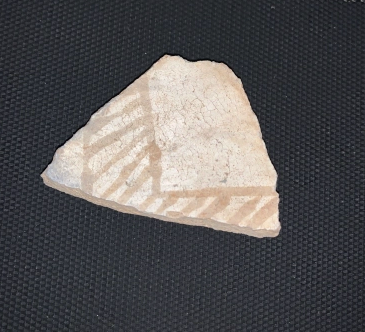
#> input picture conveyor/firebaseAPI/image.png, 365 x 332 px
$ python -i backgroundRemover.py   (imports and definitions only)
#> lines starting #> are read from the running program, lines starting #| are printed output that depends on the picture; after the words box and inside, x2 and y2 are one past the last pixel; in counts of white or black regions, pixels touching at a corner belong together
#> further down, picture is the input picture: shape (332, 365, 3); mean B, G, R 85.8, 84.9, 86.6
import cv2
import numpy as np
import imutils

def removeBackground( image ):

    # display the original
    #cv2.imshow('1-original-image', image)

    # create a grayscale version of the image
    image_gray = cv2.cvtColor(image, cv2.COLOR_BGR2GRAY)
    #cv2.imshow('2-grayscale-image', image_gray)

    # apply a blur (in addition to canny blur)
    image_blurred = cv2.blur(image_gray, (5, 5))
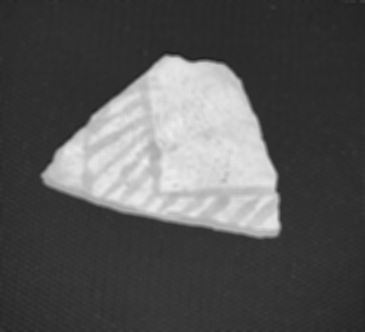
#> image_blurred: shape (332, 365); min 32, max 238, mean 85.4
    #cv2.imshow('3-blurred-image', image_blurred)

    # grab edges- convert to contours
    edges = cv2.Canny(image_blurred, 30, 120)
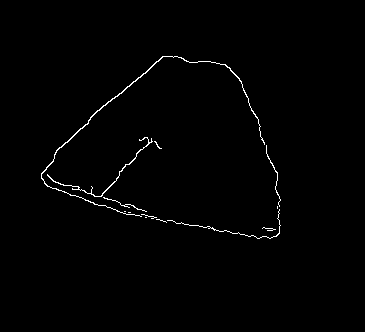
#> edges: shape (332, 365); 0.9% white in thin lines or dots, all inside (x1, y1, x2, y2) = (41, 56, 281, 239)
    contours = cv2.findContours(edges, cv2.RETR_TREE, cv2.CHAIN_APPROX_NONE)
#> contours = 13 contours, 11 with area under 20; largest, box (x1, y1, x2, y2) and area: (41, 56, 265, 217) 154, (47, 137, 153, 197) 62
    contours = imutils.grab_contours(contours)

    # create a copy of the original image
    contoured_image = image.copy()

    # draw contours
    cv2.drawContours(contoured_image, contours, -1, (255, 255, 255), 4)
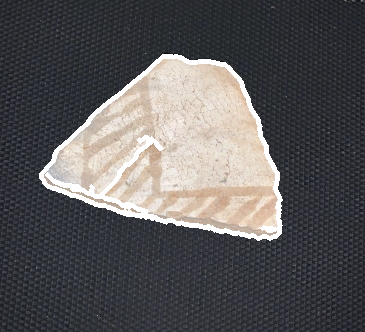
#> contoured_image: shape (332, 365, 3); 3.66% of pixels changed, all inside (x1, y1, x2, y2) = (39, 54, 283, 241)
    #cv2.imshow('4-contoured-image', contoured_image)

    # apply a threshold
    ret,threshold_image = cv2.threshold(contoured_image, 250, 255, cv2.THRESH_BINARY)
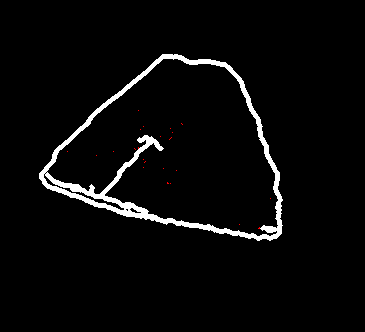
#> threshold_image: shape (332, 365, 3); mean B, G, R 9.3, 9.3, 9.4
    #cv2.imshow('5-threshold-image', threshold_image)

    # copy original image
    threshold_copy = threshold_image.copy()

    # find image dimensions and create a mask
    image_height = image.shape[0]
#> image_height = 332
    image_width = image.shape[1]
#> image_width = 365
    image_mask = np.zeros((image_height+2, image_width+2), np.uint8)

    # flood area between borders of image and outside of contours with white
    cv2.floodFill(threshold_copy, image_mask, (0,0), (255,255,255))
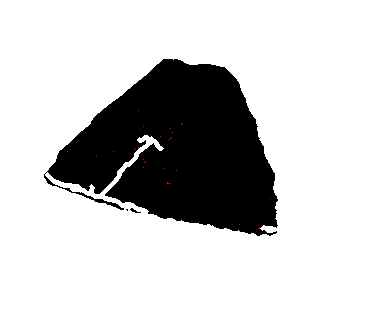
#> threshold_copy: shape (332, 365, 3); mean B, G, R 201.7, 201.7, 201.7
    #cv2.imshow('6-flooded-image', threshold_copy)

    # invert colors
    inverted_threshold_image = cv2.bitwise_not(threshold_copy)
    #cv2.imshow('7-inverted-image', inverted_threshold_image)

    # OR with threshold image to create a black background
    inverted_threshold_image = inverted_threshold_image | threshold_image
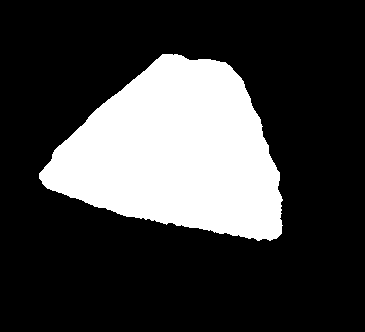
#> inverted_threshold_image: shape (332, 365, 3); 24.6% white; 1 white region, box (x1, y1, x2, y2) and area: (39, 54, 283, 241) 29778
    #cv2.imshow('8-inverted-image', inverted_threshold_image)

    # invert all to get final white background
    final_background = cv2.bitwise_not(inverted_threshold_image)

    # OR final image to get final image on black background
    final_image = final_background | image
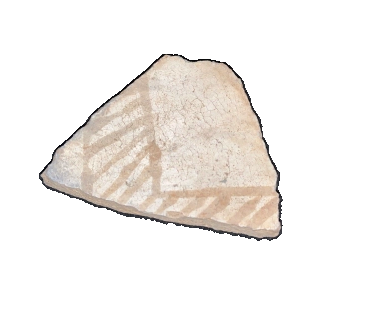
#> final_image: shape (332, 365, 3); mean B, G, R 237.2, 240.6, 244.2
    #cv2.imshow('9-final-image', final_image)

    # return final image
    return final_image

>>> import cv2
>>> picture = cv2.imread('../firebaseAPI/image.png')
>>> result = removeBackground(picture)
